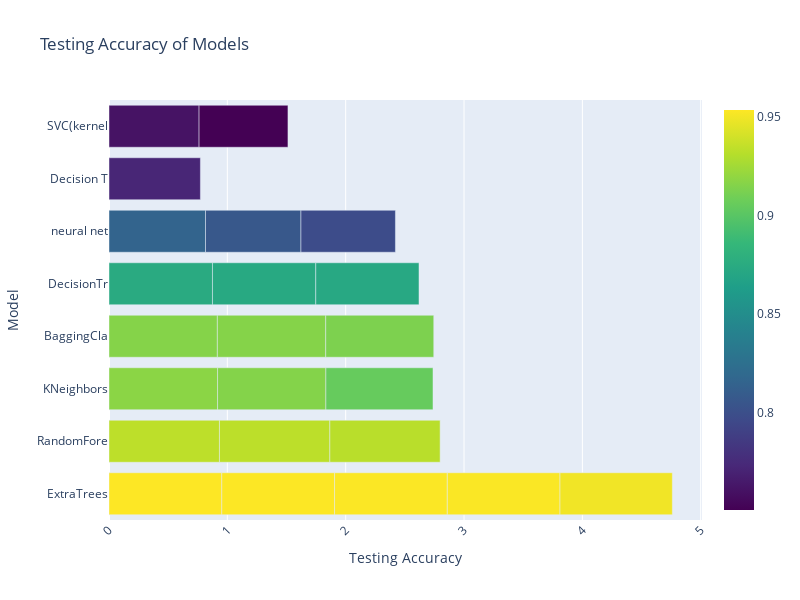

This figure's notebook cell:
### Code cell
import plotly.graph_objects as go
import pandas as pd

# Assuming you have a DataFrame named "accuracy_df" with two columns: "Model" and "Testing Accuracy"

# Sort the DataFrame by testing accuracy in descending order
accuracy_df = accuracy_df.sort_values(by="Testing Accuracy", ascending=False)

# Truncate the model names to a specified number of characters
max_chars = 10
accuracy_df['Shortened Model'] = data['Model Names'].str[:max_chars]

# Creating the horizontal bar chart using Plotly with truncated model names
fig = go.Figure()

fig.add_trace(go.Bar(
    y=accuracy_df["Shortened Model"],
    x=accuracy_df["Testing Accuracy"],
    orientation="h",
    marker=dict(
        color=accuracy_df["Testing Accuracy"],
        coloraxis="coloraxis"
    )
))

fig.update_layout(
    title="Testing Accuracy of Models",
    xaxis_title="Testing Accuracy",
    yaxis_title="Model",
    coloraxis=dict(colorscale="Viridis"),
    autosize=False,
    width=800,
    height=600
)

fig.update_xaxes(tickangle=-45)

fig.show()

### Figure 1 — Plotly figure (JSON) as saved in the notebook; plotly's stock layout.template omitted (floating-point values rounded to 4 significant figures)
{"data": [{"marker": {"color": [0.9532, 0.9531, 0.9526, 0.9521, 0.9494, 0.9334, 0.9329, 0.9319, 0.9176, 0.9157, 0.9156, 0.9152, 0.913, 0.9051, 0.8745, 0.8728, 0.8723, 0.8155, 0.8066, 0.7983, 0.7723, 0.7612, 0.751], "coloraxis": "coloraxis"}, "orientation": "h", "type": "bar", "x": [0.9532, 0.9531, 0.9526, 0.9521, 0.9494, 0.9334, 0.9329, 0.9319, 0.9176, 0.9157, 0.9156, 0.9152, 0.913, 0.9051, 0.8745, 0.8728, 0.8723, 0.8155, 0.8066, 0.7983, 0.7723, 0.7612, 0.751], "y": ["ExtraTrees", "ExtraTrees", "ExtraTrees", "ExtraTrees", "ExtraTrees", "RandomFore", "RandomFore", "RandomFore", "KNeighbors", "BaggingCla", "BaggingCla", "KNeighbors", "BaggingCla", "KNeighbors", "DecisionTr", "DecisionTr", "DecisionTr", "neural net", "neural net", "neural net", "Decision T", "SVC(kernel", "SVC(kernel"]}], "layout": {"autosize": false, "coloraxis": {"colorscale": [[0, "#440154"], [0.1111, "#482878"], [0.2222, "#3e4989"], [0.3333, "#31688e"], [0.4444, "#26828e"], [0.5556, "#1f9e89"], [0.6667, "#35b779"], [0.7778, "#6ece58"], [0.8889, "#b5de2b"], [1, "#fde725"]]}, "height": 600, "title": {"text": "Testing Accuracy of Models"}, "width": 800, "xaxis": {"tickangle": -45, "title": {"text": "Testing Accuracy"}}, "yaxis": {"title": {"text": "Model"}}}}
